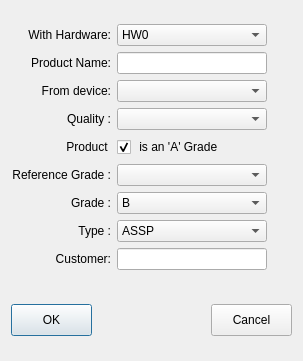
<?xml version="1.0" encoding="UTF-8"?>
<ui version="4.0">
 <class>NewDieWizard</class>
 <widget class="QDialog" name="NewDieWizard">
  <property name="geometry">
   <rect>
    <x>0</x>
    <y>0</y>
    <width>303</width>
    <height>361</height>
   </rect>
  </property>
  <property name="sizePolicy">
   <sizepolicy hsizetype="Preferred" vsizetype="Minimum">
    <horstretch>0</horstretch>
    <verstretch>0</verstretch>
   </sizepolicy>
  </property>
  <property name="minimumSize">
   <size>
    <width>300</width>
    <height>0</height>
   </size>
  </property>
  <property name="maximumSize">
   <size>
    <width>16777215</width>
    <height>361</height>
   </size>
  </property>
  <property name="windowTitle">
   <string>Dialog</string>
  </property>
  <layout class="QGridLayout" name="gridLayout">
   <item row="0" column="0">
    <layout class="QVBoxLayout" name="verticalLayout">
     <item>
      <layout class="QHBoxLayout" name="hardwareLayout">
       <item>
        <widget class="QLabel" name="label_3">
         <property name="sizePolicy">
          <sizepolicy hsizetype="Fixed" vsizetype="Preferred">
           <horstretch>0</horstretch>
           <verstretch>0</verstretch>
          </sizepolicy>
         </property>
         <property name="minimumSize">
          <size>
           <width>100</width>
           <height>22</height>
          </size>
         </property>
         <property name="maximumSize">
          <size>
           <width>100</width>
           <height>22</height>
          </size>
         </property>
         <property name="text">
          <string>With Hardware:</string>
         </property>
         <property name="alignment">
          <set>Qt::AlignRight|Qt::AlignTrailing|Qt::AlignVCenter</set>
         </property>
        </widget>
       </item>
       <item>
        <widget class="QComboBox" name="WithHardware">
         <property name="sizePolicy">
          <sizepolicy hsizetype="Fixed" vsizetype="Fixed">
           <horstretch>0</horstretch>
           <verstretch>0</verstretch>
          </sizepolicy>
         </property>
         <property name="minimumSize">
          <size>
           <width>150</width>
           <height>22</height>
          </size>
         </property>
         <property name="maximumSize">
          <size>
           <width>69</width>
           <height>22</height>
          </size>
         </property>
         <item>
          <property name="text">
           <string>HW0</string>
          </property>
         </item>
         <item>
          <property name="text">
           <string>HW1</string>
          </property>
         </item>
         <item>
          <property name="text">
           <string>HW2</string>
          </property>
         </item>
        </widget>
       </item>
       <item>
        <spacer name="horizontalSpacer_3">
         <property name="orientation">
          <enum>Qt::Horizontal</enum>
         </property>
         <property name="sizeHint" stdset="0">
          <size>
           <width>13</width>
           <height>20</height>
          </size>
         </property>
        </spacer>
       </item>
      </layout>
     </item>
     <item>
      <layout class="QHBoxLayout" name="nameLayout">
       <item>
        <widget class="QLabel" name="label">
         <property name="sizePolicy">
          <sizepolicy hsizetype="Fixed" vsizetype="Preferred">
           <horstretch>0</horstretch>
           <verstretch>0</verstretch>
          </sizepolicy>
         </property>
         <property name="minimumSize">
          <size>
           <width>100</width>
           <height>22</height>
          </size>
         </property>
         <property name="maximumSize">
          <size>
           <width>100</width>
           <height>22</height>
          </size>
         </property>
         <property name="text">
          <string>Product Name:</string>
         </property>
         <property name="alignment">
          <set>Qt::AlignRight|Qt::AlignTrailing|Qt::AlignVCenter</set>
         </property>
        </widget>
       </item>
       <item>
        <widget class="QLineEdit" name="ProductName">
         <property name="minimumSize">
          <size>
           <width>150</width>
           <height>22</height>
          </size>
         </property>
         <property name="maximumSize">
          <size>
           <width>16777215</width>
           <height>22</height>
          </size>
         </property>
        </widget>
       </item>
       <item>
        <spacer name="horizontalSpacer_8">
         <property name="orientation">
          <enum>Qt::Horizontal</enum>
         </property>
         <property name="sizeHint" stdset="0">
          <size>
           <width>40</width>
           <height>20</height>
          </size>
         </property>
        </spacer>
       </item>
      </layout>
     </item>
     <item>
      <layout class="QHBoxLayout" name="deviceLayout">
       <item>
        <widget class="QLabel" name="label_2">
         <property name="sizePolicy">
          <sizepolicy hsizetype="Fixed" vsizetype="Preferred">
           <horstretch>0</horstretch>
           <verstretch>0</verstretch>
          </sizepolicy>
         </property>
         <property name="minimumSize">
          <size>
           <width>100</width>
           <height>22</height>
          </size>
         </property>
         <property name="maximumSize">
          <size>
           <width>100</width>
           <height>22</height>
          </size>
         </property>
         <property name="text">
          <string>From device:</string>
         </property>
         <property name="alignment">
          <set>Qt::AlignRight|Qt::AlignTrailing|Qt::AlignVCenter</set>
         </property>
        </widget>
       </item>
       <item>
        <widget class="QComboBox" name="FromDevice">
         <property name="sizePolicy">
          <sizepolicy hsizetype="Fixed" vsizetype="Fixed">
           <horstretch>0</horstretch>
           <verstretch>0</verstretch>
          </sizepolicy>
         </property>
         <property name="minimumSize">
          <size>
           <width>150</width>
           <height>22</height>
          </size>
         </property>
         <property name="maximumSize">
          <size>
           <width>150</width>
           <height>22</height>
          </size>
         </property>
         <item>
          <property name="text">
           <string/>
          </property>
         </item>
         <item>
          <property name="text">
           <string>123456789012345</string>
          </property>
         </item>
        </widget>
       </item>
       <item>
        <spacer name="horizontalSpacer_2">
         <property name="orientation">
          <enum>Qt::Horizontal</enum>
         </property>
         <property name="sizeHint" stdset="0">
          <size>
           <width>13</width>
           <height>20</height>
          </size>
         </property>
        </spacer>
       </item>
      </layout>
     </item>
     <item>
      <layout class="QHBoxLayout" name="qualityLayout">
       <item>
        <widget class="QLabel" name="label_4">
         <property name="sizePolicy">
          <sizepolicy hsizetype="Fixed" vsizetype="Preferred">
           <horstretch>0</horstretch>
           <verstretch>0</verstretch>
          </sizepolicy>
         </property>
         <property name="minimumSize">
          <size>
           <width>100</width>
           <height>22</height>
          </size>
         </property>
         <property name="maximumSize">
          <size>
           <width>100</width>
           <height>22</height>
          </size>
         </property>
         <property name="text">
          <string>Quality :</string>
         </property>
         <property name="alignment">
          <set>Qt::AlignRight|Qt::AlignTrailing|Qt::AlignVCenter</set>
         </property>
        </widget>
       </item>
       <item>
        <widget class="QComboBox" name="productQuality">
         <property name="sizePolicy">
          <sizepolicy hsizetype="Fixed" vsizetype="Fixed">
           <horstretch>0</horstretch>
           <verstretch>0</verstretch>
          </sizepolicy>
         </property>
         <property name="minimumSize">
          <size>
           <width>150</width>
           <height>22</height>
          </size>
         </property>
         <property name="maximumSize">
          <size>
           <width>150</width>
           <height>22</height>
          </size>
         </property>
         <item>
          <property name="text">
           <string/>
          </property>
         </item>
         <item>
          <property name="text">
           <string>Automotive</string>
          </property>
         </item>
         <item>
          <property name="text">
           <string>Commercial</string>
          </property>
         </item>
         <item>
          <property name="text">
           <string>Industrial</string>
          </property>
         </item>
         <item>
          <property name="text">
           <string>Medical</string>
          </property>
         </item>
         <item>
          <property name="text">
           <string>Military</string>
          </property>
         </item>
        </widget>
       </item>
       <item>
        <spacer name="horizontalSpacer_4">
         <property name="orientation">
          <enum>Qt::Horizontal</enum>
         </property>
         <property name="sizeHint" stdset="0">
          <size>
           <width>40</width>
           <height>20</height>
          </size>
         </property>
        </spacer>
       </item>
      </layout>
     </item>
     <item>
      <layout class="QHBoxLayout" name="isAGradeLayout">
       <item>
        <widget class="QLabel" name="label_5">
         <property name="sizePolicy">
          <sizepolicy hsizetype="Fixed" vsizetype="Fixed">
           <horstretch>0</horstretch>
           <verstretch>0</verstretch>
          </sizepolicy>
         </property>
         <property name="minimumSize">
          <size>
           <width>100</width>
           <height>22</height>
          </size>
         </property>
         <property name="maximumSize">
          <size>
           <width>100</width>
           <height>22</height>
          </size>
         </property>
         <property name="text">
          <string>Product </string>
         </property>
         <property name="alignment">
          <set>Qt::AlignRight|Qt::AlignTrailing|Qt::AlignVCenter</set>
         </property>
        </widget>
       </item>
       <item>
        <widget class="QCheckBox" name="isAGrade">
         <property name="minimumSize">
          <size>
           <width>105</width>
           <height>22</height>
          </size>
         </property>
         <property name="maximumSize">
          <size>
           <width>105</width>
           <height>22</height>
          </size>
         </property>
         <property name="layoutDirection">
          <enum>Qt::LeftToRight</enum>
         </property>
         <property name="text">
          <string> is an 'A' Grade</string>
         </property>
         <property name="checked">
          <bool>true</bool>
         </property>
        </widget>
       </item>
       <item>
        <spacer name="horizontalSpacer_9">
         <property name="orientation">
          <enum>Qt::Horizontal</enum>
         </property>
         <property name="sizeHint" stdset="0">
          <size>
           <width>13</width>
           <height>20</height>
          </size>
         </property>
        </spacer>
       </item>
      </layout>
     </item>
     <item>
      <layout class="QHBoxLayout" name="referenceGradeLayout">
       <item>
        <widget class="QLabel" name="referenceGradeLabel">
         <property name="sizePolicy">
          <sizepolicy hsizetype="Fixed" vsizetype="Fixed">
           <horstretch>0</horstretch>
           <verstretch>0</verstretch>
          </sizepolicy>
         </property>
         <property name="minimumSize">
          <size>
           <width>100</width>
           <height>22</height>
          </size>
         </property>
         <property name="maximumSize">
          <size>
           <width>100</width>
           <height>22</height>
          </size>
         </property>
         <property name="text">
          <string>Reference Grade :</string>
         </property>
         <property name="alignment">
          <set>Qt::AlignRight|Qt::AlignTrailing|Qt::AlignVCenter</set>
         </property>
        </widget>
       </item>
       <item>
        <widget class="QComboBox" name="referenceGrade">
         <property name="sizePolicy">
          <sizepolicy hsizetype="Fixed" vsizetype="Fixed">
           <horstretch>0</horstretch>
           <verstretch>0</verstretch>
          </sizepolicy>
         </property>
         <property name="minimumSize">
          <size>
           <width>150</width>
           <height>22</height>
          </size>
         </property>
         <item>
          <property name="text">
           <string/>
          </property>
         </item>
         <item>
          <property name="text">
           <string>123456789012345</string>
          </property>
         </item>
        </widget>
       </item>
       <item>
        <spacer name="horizontalSpacer_6">
         <property name="orientation">
          <enum>Qt::Horizontal</enum>
         </property>
         <property name="sizeHint" stdset="0">
          <size>
           <width>40</width>
           <height>20</height>
          </size>
         </property>
        </spacer>
       </item>
      </layout>
     </item>
     <item>
      <layout class="QHBoxLayout" name="gradeLayout">
       <item>
        <widget class="QLabel" name="gradeLabel">
         <property name="sizePolicy">
          <sizepolicy hsizetype="Fixed" vsizetype="Fixed">
           <horstretch>0</horstretch>
           <verstretch>0</verstretch>
          </sizepolicy>
         </property>
         <property name="minimumSize">
          <size>
           <width>100</width>
           <height>22</height>
          </size>
         </property>
         <property name="maximumSize">
          <size>
           <width>100</width>
           <height>22</height>
          </size>
         </property>
         <property name="text">
          <string>Grade :</string>
         </property>
         <property name="alignment">
          <set>Qt::AlignRight|Qt::AlignTrailing|Qt::AlignVCenter</set>
         </property>
        </widget>
       </item>
       <item>
        <widget class="QComboBox" name="grade">
         <property name="sizePolicy">
          <sizepolicy hsizetype="Fixed" vsizetype="Fixed">
           <horstretch>0</horstretch>
           <verstretch>0</verstretch>
          </sizepolicy>
         </property>
         <property name="minimumSize">
          <size>
           <width>150</width>
           <height>22</height>
          </size>
         </property>
         <property name="maximumSize">
          <size>
           <width>33</width>
           <height>22</height>
          </size>
         </property>
         <item>
          <property name="text">
           <string>B</string>
          </property>
         </item>
         <item>
          <property name="text">
           <string>C</string>
          </property>
         </item>
         <item>
          <property name="text">
           <string>D</string>
          </property>
         </item>
         <item>
          <property name="text">
           <string>E</string>
          </property>
         </item>
         <item>
          <property name="text">
           <string>F</string>
          </property>
         </item>
         <item>
          <property name="text">
           <string>G</string>
          </property>
         </item>
         <item>
          <property name="text">
           <string>H</string>
          </property>
         </item>
         <item>
          <property name="text">
           <string>I</string>
          </property>
         </item>
        </widget>
       </item>
       <item>
        <spacer name="horizontalSpacer_5">
         <property name="orientation">
          <enum>Qt::Horizontal</enum>
         </property>
         <property name="sizeHint" stdset="0">
          <size>
           <width>40</width>
           <height>20</height>
          </size>
         </property>
        </spacer>
       </item>
      </layout>
     </item>
     <item>
      <layout class="QHBoxLayout" name="typeLayout">
       <item>
        <widget class="QLabel" name="typeLabel">
         <property name="sizePolicy">
          <sizepolicy hsizetype="Fixed" vsizetype="Fixed">
           <horstretch>0</horstretch>
           <verstretch>0</verstretch>
          </sizepolicy>
         </property>
         <property name="minimumSize">
          <size>
           <width>100</width>
           <height>22</height>
          </size>
         </property>
         <property name="maximumSize">
          <size>
           <width>100</width>
           <height>22</height>
          </size>
         </property>
         <property name="text">
          <string>Type :</string>
         </property>
         <property name="alignment">
          <set>Qt::AlignRight|Qt::AlignTrailing|Qt::AlignVCenter</set>
         </property>
        </widget>
       </item>
       <item>
        <widget class="QComboBox" name="Type">
         <property name="sizePolicy">
          <sizepolicy hsizetype="Fixed" vsizetype="Fixed">
           <horstretch>0</horstretch>
           <verstretch>0</verstretch>
          </sizepolicy>
         </property>
         <property name="minimumSize">
          <size>
           <width>150</width>
           <height>22</height>
          </size>
         </property>
         <property name="maximumSize">
          <size>
           <width>71</width>
           <height>22</height>
          </size>
         </property>
         <item>
          <property name="text">
           <string>ASSP</string>
          </property>
         </item>
         <item>
          <property name="text">
           <string>ASIC</string>
          </property>
         </item>
        </widget>
       </item>
       <item>
        <spacer name="horizontalSpacer_7">
         <property name="orientation">
          <enum>Qt::Horizontal</enum>
         </property>
         <property name="sizeHint" stdset="0">
          <size>
           <width>40</width>
           <height>20</height>
          </size>
         </property>
        </spacer>
       </item>
      </layout>
     </item>
     <item>
      <layout class="QHBoxLayout" name="customerLayout">
       <item>
        <widget class="QLabel" name="customerLabel">
         <property name="sizePolicy">
          <sizepolicy hsizetype="Fixed" vsizetype="Fixed">
           <horstretch>0</horstretch>
           <verstretch>0</verstretch>
          </sizepolicy>
         </property>
         <property name="minimumSize">
          <size>
           <width>100</width>
           <height>22</height>
          </size>
         </property>
         <property name="maximumSize">
          <size>
           <width>100</width>
           <height>22</height>
          </size>
         </property>
         <property name="text">
          <string>Customer:</string>
         </property>
         <property name="alignment">
          <set>Qt::AlignRight|Qt::AlignTrailing|Qt::AlignVCenter</set>
         </property>
        </widget>
       </item>
       <item>
        <widget class="QLineEdit" name="customer">
         <property name="minimumSize">
          <size>
           <width>150</width>
           <height>22</height>
          </size>
         </property>
         <property name="maximumSize">
          <size>
           <width>16777215</width>
           <height>22</height>
          </size>
         </property>
        </widget>
       </item>
       <item>
        <spacer name="horizontalSpacer_10">
         <property name="orientation">
          <enum>Qt::Horizontal</enum>
         </property>
         <property name="sizeHint" stdset="0">
          <size>
           <width>40</width>
           <height>20</height>
          </size>
         </property>
        </spacer>
       </item>
      </layout>
     </item>
     <item>
      <widget class="QLabel" name="Feedback">
       <property name="sizePolicy">
        <sizepolicy hsizetype="Expanding" vsizetype="Fixed">
         <horstretch>0</horstretch>
         <verstretch>0</verstretch>
        </sizepolicy>
       </property>
       <property name="minimumSize">
        <size>
         <width>150</width>
         <height>22</height>
        </size>
       </property>
       <property name="maximumSize">
        <size>
         <width>16777215</width>
         <height>22</height>
        </size>
       </property>
       <property name="text">
        <string/>
       </property>
       <property name="alignment">
        <set>Qt::AlignCenter</set>
       </property>
      </widget>
     </item>
     <item>
      <layout class="QHBoxLayout" name="buttonLayout">
       <item>
        <widget class="QPushButton" name="OKButton">
         <property name="minimumSize">
          <size>
           <width>81</width>
           <height>32</height>
          </size>
         </property>
         <property name="maximumSize">
          <size>
           <width>81</width>
           <height>32</height>
          </size>
         </property>
         <property name="text">
          <string>OK</string>
         </property>
        </widget>
       </item>
       <item>
        <spacer name="horizontalSpacer">
         <property name="orientation">
          <enum>Qt::Horizontal</enum>
         </property>
         <property name="sizeHint" stdset="0">
          <size>
           <width>40</width>
           <height>20</height>
          </size>
         </property>
        </spacer>
       </item>
       <item>
        <widget class="QPushButton" name="CancelButton">
         <property name="minimumSize">
          <size>
           <width>81</width>
           <height>32</height>
          </size>
         </property>
         <property name="maximumSize">
          <size>
           <width>81</width>
           <height>32</height>
          </size>
         </property>
         <property name="text">
          <string>Cancel</string>
         </property>
        </widget>
       </item>
      </layout>
     </item>
    </layout>
   </item>
  </layout>
 </widget>
 <resources/>
 <connections/>
</ui>
